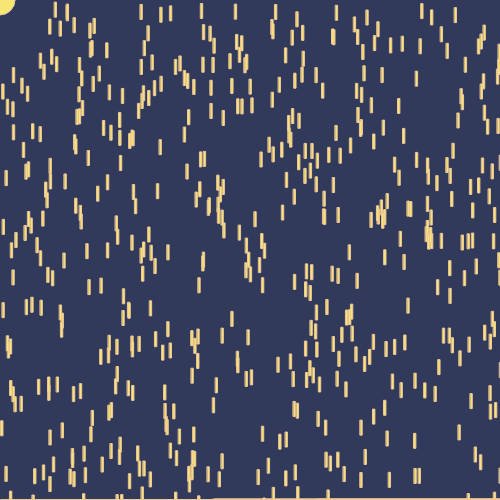
Frame 1 (no input)
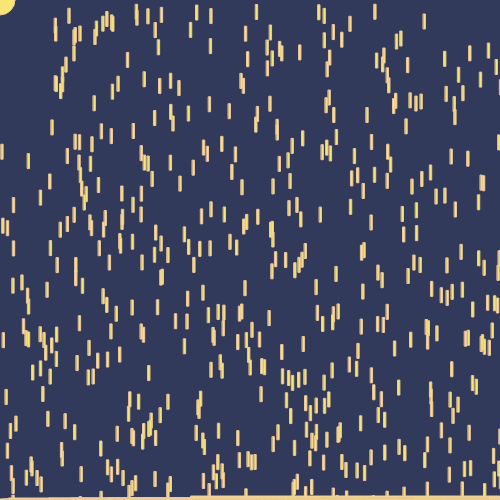
Frame 60 (no input)
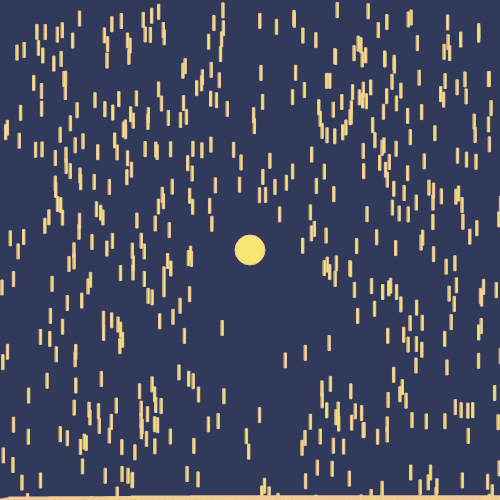
Frame 120 (the mouse pressed at the canvas centre since frame 60)

The p5.js sketch that drew these frames (run headless with seeded random() and noise() and a simulated clock; from frame 60 on, the mouse is pressed at the canvas centre):

// p5.js sketch
// ── sketch.js
const rain =[]
const ground = []

const minSpeed = 1
const maxSpeed = 5

let mouseThreshold = 50; 
let moveDistance = 150;
let shapes = []; // an array that will hold our shapes
let numberOfShapes = 5000; // how many shapes to draw

class RainDrop {
constructor() {
  this.x = random(width); 
  this.y = random(height); 
  this.speed = random(minSpeed, maxSpeed); 
  
  }
  
  updateRainDrop() {
    let mouseDistance = int(dist(this.x, this.y, mouseX, mouseY)); // check the distance from your mouse to the shape
    if (mouseDistance <= mouseThreshold) { // if your mouse gets closer than the threshold...
      this.x += random(-moveDistance, moveDistance); // give the rainDrop a new x position
      this.y += random(-moveDistance, moveDistance); // and a new y position

    }
  }
}

function setup() {
  createCanvas(500, 500);
  noSmooth()
  stroke(238, 199, 153 )
  fill(248, 230, 116  )
  
  for(let i =0; i <500; i++){
    rain.push(new RainDrop())
  }
  
    for(let x = 0; x < width; x++) {
    ground[x] = height;
      

}
}
  

function draw() {
  background(50, 58, 92   );

  
  for(const rainDrop of rain){
    rainDrop.y += rainDrop.speed
    rainDrop.updateRainDrop();
    rect(rainDrop.x, rainDrop.y, 2, 15);
    
     if(rainDrop.y >= ground[floor(rainDrop.x)]) {
      ground[floor(rainDrop.x)]--;

      rainDrop.x = random(width);
      rainDrop.y = 0;
    }
  }
    
    for(let x = 0; x < width; x++) {
    rect(x, ground[x], 500, height - ground[x]);
  }
  
 
  ellipse(mouseX, mouseY, 30, 30);

}



// ── style.css
body {
    margin: 0;
    padding: 0;
    background-color: black;
    text-align: center;
    font-size: 50px;
    font-weight: 600;
    font-family: Silkscreen, Arial, Helvetica;
  }
  canvas {
    display: block;
    margin-left: auto;
    margin-right: auto;
    margin-top:10%;
    margin-bottom: 10%;
    position: center;
  }
  
